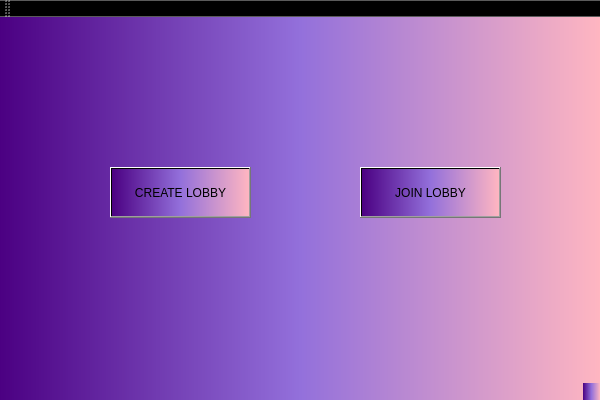
<?xml version="1.0" encoding="UTF-8"?>
<ui version="4.0">
 <class>PickJoinLobbyClass</class>
 <widget class="QMainWindow" name="PickJoinLobbyClass">
  <property name="geometry">
   <rect>
    <x>0</x>
    <y>0</y>
    <width>600</width>
    <height>400</height>
   </rect>
  </property>
  <property name="windowTitle">
   <string>PickJoinLobby</string>
  </property>
  <property name="styleSheet">
   <string notr="true">background-color: qlineargradient(spread:pad, x1:0, y1:0, x2:1, y2:0, stop:0 rgba(75, 0, 130, 255), stop:0.5 rgba(147, 112, 219, 255), stop:1 rgba(255, 182, 193, 255))
</string>
  </property>
  <widget class="QWidget" name="centralWidget">
   <widget class="QPushButton" name="createLobby">
    <property name="geometry">
     <rect>
      <x>110</x>
      <y>150</y>
      <width>141</width>
      <height>51</height>
     </rect>
    </property>
    <property name="text">
     <string>CREATE LOBBY</string>
    </property>
   </widget>
   <widget class="QPushButton" name="joinLobby">
    <property name="geometry">
     <rect>
      <x>360</x>
      <y>150</y>
      <width>141</width>
      <height>51</height>
     </rect>
    </property>
    <property name="text">
     <string>JOIN LOBBY</string>
    </property>
   </widget>
  </widget>
  <widget class="QMenuBar" name="menuBar">
   <property name="geometry">
    <rect>
     <x>0</x>
     <y>0</y>
     <width>600</width>
     <height>22</height>
    </rect>
   </property>
  </widget>
  <widget class="QToolBar" name="mainToolBar">
   <attribute name="toolBarArea">
    <enum>TopToolBarArea</enum>
   </attribute>
   <attribute name="toolBarBreak">
    <bool>false</bool>
   </attribute>
  </widget>
  <widget class="QStatusBar" name="statusBar"/>
 </widget>
 <layoutdefault spacing="6" margin="11"/>
 <resources/>
 <connections/>
</ui>
